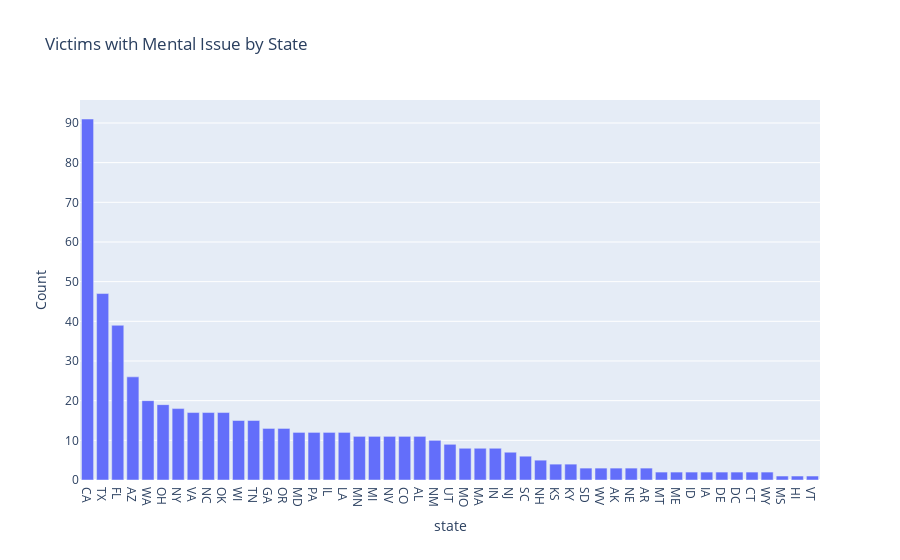

The code cell stored with this chart in its notebook:
### Code cell
px.bar(data_frame=victims_with_mental_issue,
       x=victims_with_mental_issue.index,
       y=victims_with_mental_issue['Count'],
       title='Victims with Mental Issue by State'
       )

### Figure 1 — Plotly figure (JSON) as saved in the notebook; plotly's stock layout.template omitted (floating-point values rounded to 4 significant figures)
{"data": [{"alignmentgroup": "True", "hovertemplate": "state=%{x}<br>Count=%{y}<extra></extra>", "legendgroup": "", "marker": {"color": "#636efa", "pattern": {"shape": ""}}, "name": "", "offsetgroup": "", "orientation": "v", "showlegend": false, "textposition": "auto", "type": "bar", "x": ["CA", "TX", "FL", "AZ", "WA", "OH", "NY", "VA", "NC", "OK", "WI", "TN", "GA", "OR", "MD", "PA", "IL", "LA", "MN", "MI", "NV", "CO", "AL", "NM", "UT", "MO", "MA", "IN", "NJ", "SC", "NH", "KS", "KY", "SD", "WV", "AK", "NE", "AR", "MT", "ME", "ID", "IA", "DE", "DC", "CT", "WY", "MS", "HI", "VT"], "xaxis": "x", "y": [91, 47, 39, 26, 20, 19, 18, 17, 17, 17, 15, 15, 13, 13, 12, 12, 12, 12, 11, 11, 11, 11, 11, 10, 9, 8, 8, 8, 7, 6, 5, 4, 4, 3, 3, 3, 3, 3, 2, 2, 2, 2, 2, 2, 2, 2, 1, 1, 1], "yaxis": "y"}], "layout": {"barmode": "relative", "legend": {"tracegroupgap": 0}, "title": {"text": "Victims with Mental Issue by State"}, "xaxis": {"anchor": "y", "domain": [0, 1], "title": {"text": "state"}}, "yaxis": {"anchor": "x", "domain": [0, 1], "title": {"text": "Count"}}}}
